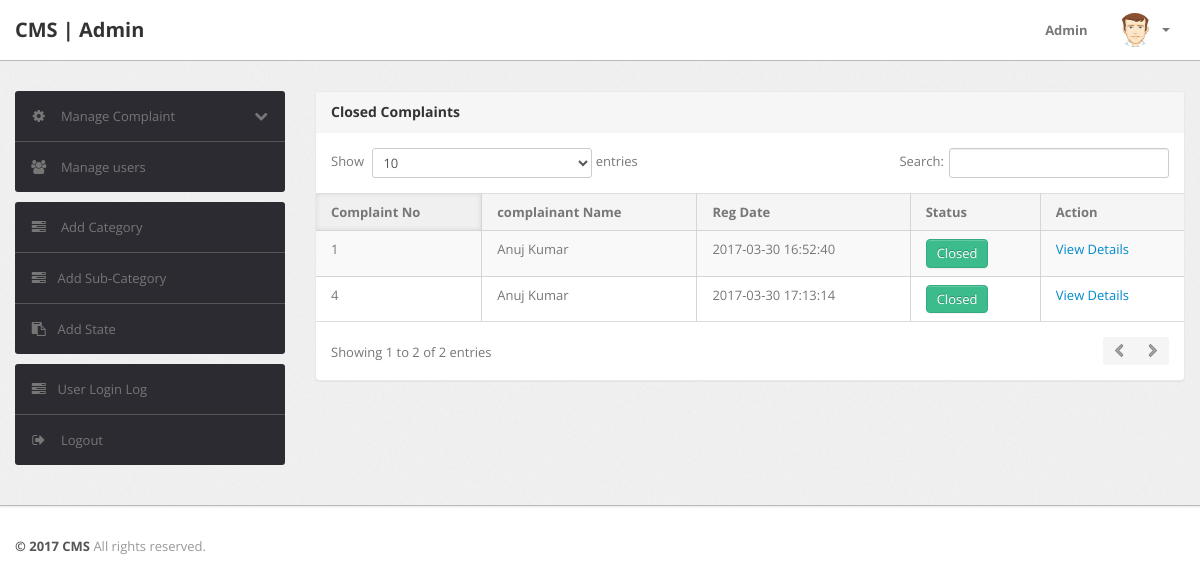
Screenshot of /cms/admin/closed-complaint.php (signed in) with the database file from the repository.
### tables this page shows
CREATE TABLE `tblcomplaints` (
  `complaintNumber` int(11) NOT NULL,
  `userId` int(11) NOT NULL,
  `category` int(11) NOT NULL,
  `subcategory` varchar(255) NOT NULL,
  `complaintType` varchar(255) NOT NULL,
  `state` varchar(255) NOT NULL,
  `noc` varchar(255) NOT NULL,
  `complaintDetails` mediumtext NOT NULL,
  `complaintFile` varchar(255) DEFAULT NULL,
  `regDate` timestamp NOT NULL DEFAULT CURRENT_TIMESTAMP,
  `status` varchar(50) DEFAULT NULL,
  `lastUpdationDate` timestamp NULL DEFAULT '0000-00-00 00:00:00' ON UPDATE CURRENT_TIMESTAMP
);

CREATE TABLE `users` (
  `id` int(11) NOT NULL,
  `fullName` varchar(255) DEFAULT NULL,
  `userEmail` varchar(255) DEFAULT NULL,
  `password` varchar(255) DEFAULT NULL,
  `contactNo` bigint(11) DEFAULT NULL,
  `address` tinytext,
  `State` varchar(255) DEFAULT NULL,
  `country` varchar(255) DEFAULT NULL,
  `pincode` int(6) DEFAULT NULL,
  `userImage` varchar(255) DEFAULT NULL,
  `regDate` timestamp NOT NULL DEFAULT CURRENT_TIMESTAMP,
  `updationDate` timestamp NULL DEFAULT '0000-00-00 00:00:00' ON UPDATE CURRENT_TIMESTAMP,
  `status` int(1) DEFAULT NULL
);

### cms/admin/closed-complaint.php (the view, shortened to what this page needs)
<?php
include('include/config.php');
if(strlen($_SESSION['alogin'])==0)
	{
header('location:index.php');
}
else{
?>
<!DOCTYPE html>
<html lang="en">
<head>
	<link type="text/css" href="bootstrap/css/bootstrap.min.css" rel="stylesheet">
	<link type="text/css" href="bootstrap/css/bootstrap-responsive.min.css" rel="stylesheet">
	<link type="text/css" href="css/theme.css" rel="stylesheet">
	<link type="text/css" href="images/icons/css/font-awesome.css" rel="stylesheet">
</head>
<body>
<?php include('include/header.php');?>
	<div class="wrapper">
		<div class="container">
			<div class="row">
<?php include('include/sidebar.php');?>
			<div class="span9">
					<div class="content">
	<div class="module">
							<div class="module-head">
								<h3>Closed Complaints</h3>
							</div>
							<div class="module-body table">
								<table cellpadding="0" cellspacing="0" border="0" class="datatable-1 table table-bordered table-striped	 display" >
									<thead>
										<tr>
											<th>Complaint No</th>
											<th> complainant Name</th>
											<th>Reg Date</th>
											<th>Status</th>
											<th>Action</th>
										</tr>
									</thead>
<tbody>
<?php
$st='closed';
$query=mysqli_query($con,"select tblcomplaints.*,users.fullName as name from tblcomplaints join users on users.id=tblcomplaints.userId where tblcomplaints.status='$st'");
while($row=mysqli_fetch_array($query))
{
?>
										<tr>
											<td><?php echo htmlentities($row['complaintNumber']);?></td>
											<td><?php echo htmlentities($row['name']);?></td>
											<td><?php echo htmlentities($row['regDate']);?></td>
											<td><button type="button" class="btn btn-success">Closed</button></td>
											<td>   <a href="complaint-details.php?cid=<?php echo htmlentities($row['complaintNumber']);?>"> View Details</a>
											</td>
											</tr>
										<?php  } ?>
										</tbody>
								</table>
							</div>
						</div>
					</div>
				</div>
			</div>
		</div>
	</div>
<?php include('include/footer.php');?>
</body>
<?php } ?>

### rows the page displays
tblcomplaints: complaintNumber "1", userId.fullName "Anuj Kumar", regDate "2017-03-30 16:52:40"
tblcomplaints: complaintNumber "4", userId.fullName "Anuj Kumar", regDate "2017-03-30 17:13:14"
